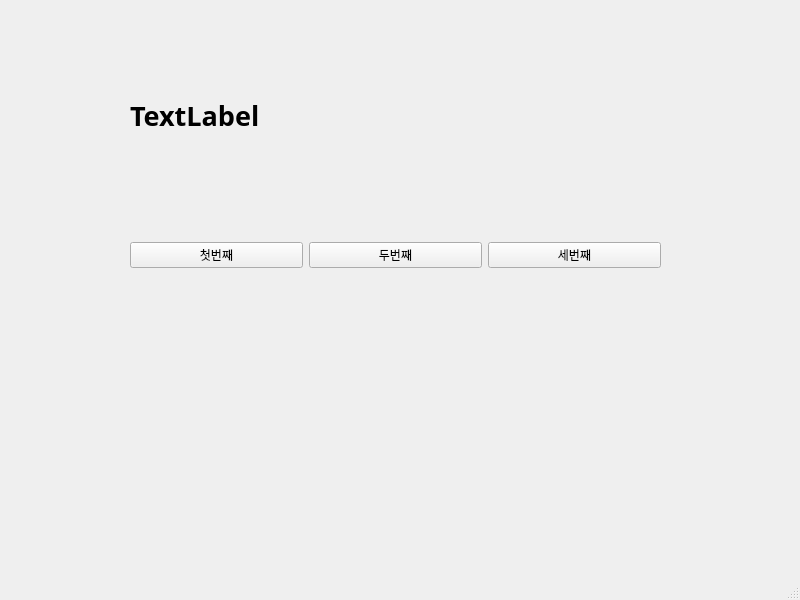
<?xml version="1.0" encoding="UTF-8"?>
<ui version="4.0">
 <class>MainWindow</class>
 <widget class="QMainWindow" name="MainWindow">
  <property name="geometry">
   <rect>
    <x>0</x>
    <y>0</y>
    <width>800</width>
    <height>600</height>
   </rect>
  </property>
  <property name="windowTitle">
   <string>MainWindow</string>
  </property>
  <widget class="QWidget" name="centralwidget">
   <widget class="QWidget" name="horizontalLayoutWidget">
    <property name="geometry">
     <rect>
      <x>130</x>
      <y>200</y>
      <width>531</width>
      <height>111</height>
     </rect>
    </property>
    <layout class="QHBoxLayout" name="horizontalLayout">
     <item>
      <widget class="QPushButton" name="pushButton">
       <property name="text">
        <string>첫번째</string>
       </property>
      </widget>
     </item>
     <item>
      <widget class="QPushButton" name="pushButton_2">
       <property name="text">
        <string>두번째</string>
       </property>
      </widget>
     </item>
     <item>
      <widget class="QPushButton" name="pushButton_3">
       <property name="text">
        <string>세번째</string>
       </property>
      </widget>
     </item>
    </layout>
   </widget>
   <widget class="QLabel" name="label">
    <property name="geometry">
     <rect>
      <x>130</x>
      <y>80</y>
      <width>531</width>
      <height>71</height>
     </rect>
    </property>
    <property name="font">
     <font>
      <family>맑은 고딕</family>
      <pointsize>20</pointsize>
      <weight>75</weight>
      <bold>true</bold>
     </font>
    </property>
    <property name="text">
     <string>TextLabel</string>
    </property>
   </widget>
  </widget>
  <widget class="QMenuBar" name="menubar">
   <property name="geometry">
    <rect>
     <x>0</x>
     <y>0</y>
     <width>800</width>
     <height>26</height>
    </rect>
   </property>
  </widget>
  <widget class="QStatusBar" name="statusbar"/>
 </widget>
 <resources/>
 <connections>
  <connection>
   <sender>pushButton</sender>
   <signal>clicked()</signal>
   <receiver>MainWindow</receiver>
   <slot>firstClick()</slot>
   <hints>
    <hint type="sourcelabel">
     <x>234</x>
     <y>283</y>
    </hint>
    <hint type="destinationlabel">
     <x>219</x>
     <y>394</y>
    </hint>
   </hints>
  </connection>
  <connection>
   <sender>pushButton_2</sender>
   <signal>clicked()</signal>
   <receiver>MainWindow</receiver>
   <slot>secondClick()</slot>
   <hints>
    <hint type="sourcelabel">
     <x>418</x>
     <y>276</y>
    </hint>
    <hint type="destinationlabel">
     <x>433</x>
     <y>393</y>
    </hint>
   </hints>
  </connection>
  <connection>
   <sender>pushButton_3</sender>
   <signal>clicked()</signal>
   <receiver>MainWindow</receiver>
   <slot>thirdClick()</slot>
   <hints>
    <hint type="sourcelabel">
     <x>599</x>
     <y>289</y>
    </hint>
    <hint type="destinationlabel">
     <x>650</x>
     <y>419</y>
    </hint>
   </hints>
  </connection>
 </connections>
 <slots>
  <slot>secondClick()</slot>
  <slot>thirdClick()</slot>
  <slot>firstClick()</slot>
 </slots>
</ui>
